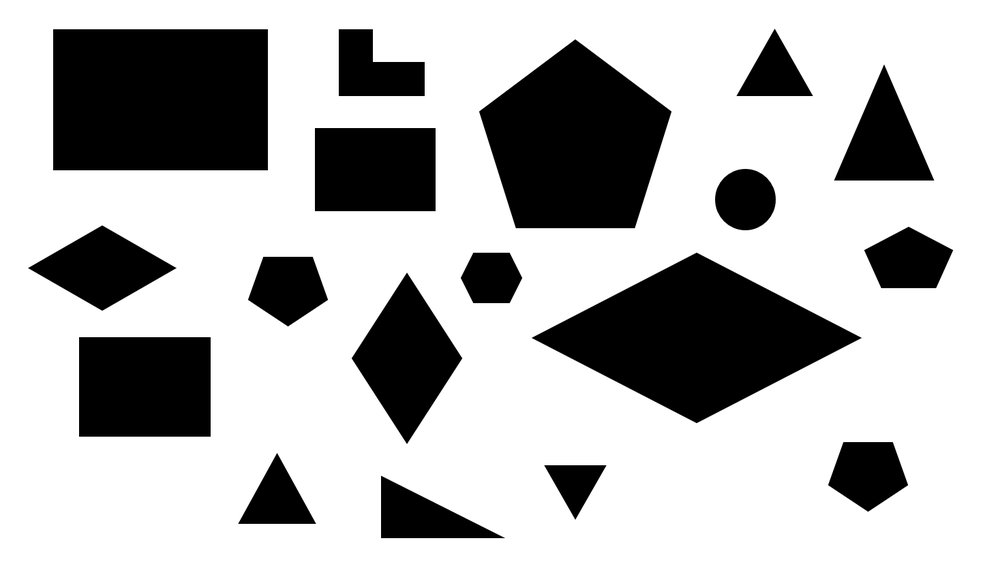
//> input picture data/2.png, 1000 x 562 px, shrunk from 1467 x 825 before the run
$ ./two   (built with g++ and OpenCV 4)
//> lines starting //> are read from the running program, lines starting //| are printed output that depends on the picture; after the words box and inside, x2 and y2 are one past the last pixel; in counts of white or black regions, pixels touching at a corner belong together
#include <algorithm>
#include <iostream>
#include <opencv2/highgui.hpp>
#include <opencv2/opencv.hpp>
#include <vector>

int main(void) {
    cv::Mat img = cv::imread("../data/2.png", -1);
//> img is the input picture: 562 rows x 1000 cols, CV_8UC3; min 0, max 255, mean 182.3
    cv::Mat mask, gray;

    int output[7] = {0};
    std::vector<std::vector<cv::Point>> contours;
    std::vector<cv::Vec4i> hierachy;
    float contoursArea;
    std::vector<cv::Point> lines;
    //转化为二值图像
    cv::cvtColor(img, gray, cv::COLOR_BGR2GRAY);
    cv::threshold(gray, mask, 128, 255, cv::THRESH_BINARY_INV);
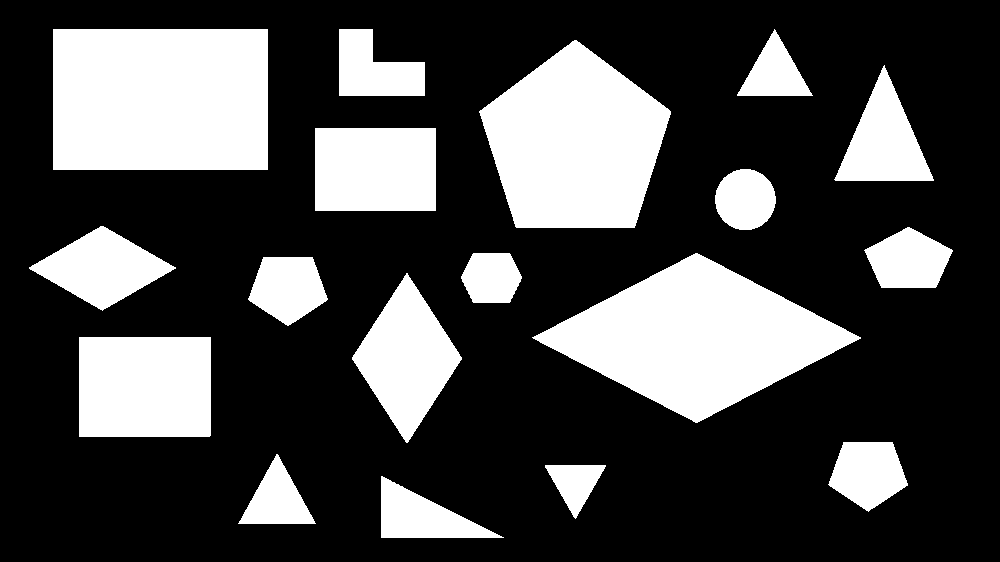
//> mask: 562 rows x 1000 cols, CV_8UC1; 28.5% white; 18 white regions
    // cv::imshow("output", mask);
    // cv::waitKey();
    cv::findContours(mask, contours, hierachy, cv::RETR_EXTERNAL, cv::CHAIN_APPROX_NONE);
//> contours = 18 contours; largest, box (x1, y1, x2, y2) and area: (53, 29, 268, 170) 29960, (532, 253, 861, 423) 27826, (479, 40, 671, 228) 24838, (79, 337, 211, 437) 12968, (315, 128, 436, 211) 9840
    for (std::size_t i = 0; i < contours.size(); i++) {
        contoursArea = cv::contourArea(contours[i]);
        //去除噪声干扰
        if (contoursArea < 3) {
            continue;
        }
        //对边缘进行多边形拟合 得到的是角点的集合
        cv::approxPolyDP(contours[i], lines, 10, true);
        output[lines.size()] = output[lines.size()] + 1;
    }
//> this loop made 18 passes
//> (contoursArea, lines) on passes 1, 2, 3, 14, 16, 18: (3698.5, 3 Points (x, y): [381, 476], [381, 537], [503, 537]), (1633, 3 Points (x, y): [605, 465], [545, 465], [575, 518]), (2667, 3 Points (x, y): [276, 454], [238, 523], [315, 523]), (5702, 3 Points (x, y): [884, 65], [835, 180], [933, 180]), (2471.5, 3 Points (x, y): [774, 29], [737, 95], [812, 95]), (29960, 4 Points (x, y): [53, 29], [53, 169], [267, 169], [267, 29])
//> contoursArea on passes 4 to 9: 3751.5, 12968.5, 9322, 3740, 27825.5, 2376
    for (int i = 3; i <= 6; i++) {
        std::cout << i << "边数量" << output[i] << std::endl;
    }
//> this loop made 4 passes
//| 3边数量5
//| 4边数量7
//| 5边数量4
//| 6边数量2
}
